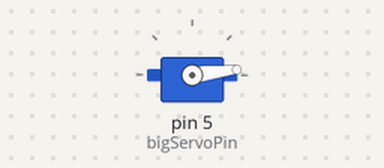
This sketch was run on a simulated Arduino Uno, built with avr-gcc and run on an emulated ATmega328P. Parts: servo.

Above: at 0.05 s.
At 0.7 s:
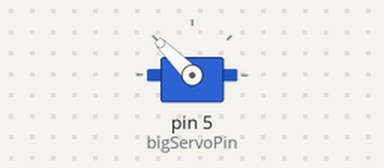
At 1.4 s:
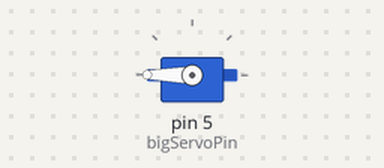
At 2.75 s:
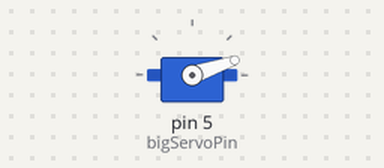
Timing chart, 0 to 8.8 s (numbered marks = the images above):
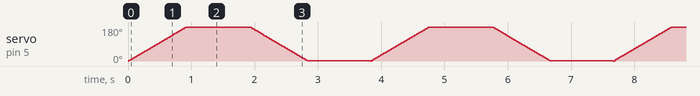

The sketch:

bigServo.ino
```cpp
#include<Servo.h>

int bigServoPin = 5;

int down = 180;
int up = 0;

int i=180;
Servo BigServo;

void setup(){
    BigServo.attach(bigServoPin);
}


void bigservoDown() {
  for (i = up; i <= down; i++) {
    BigServo.write(i);
    delay(5);
  }
  delay(1000);
}

void bigservoUp() {
  for (i = down; i > up; i--) {
    BigServo.write(i);
    delay(5);
  }
  delay(1000);
}


void loop(){
  bigservoDown();
  bigservoUp();
}
```
